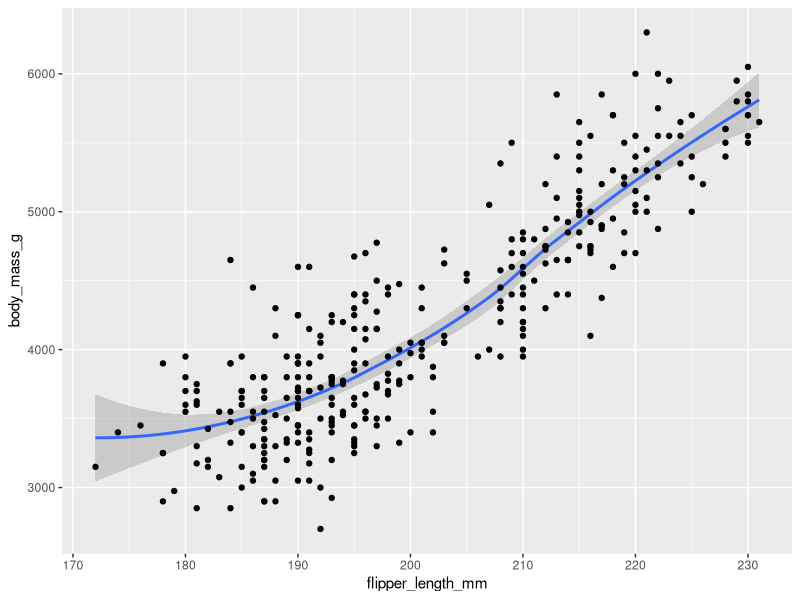
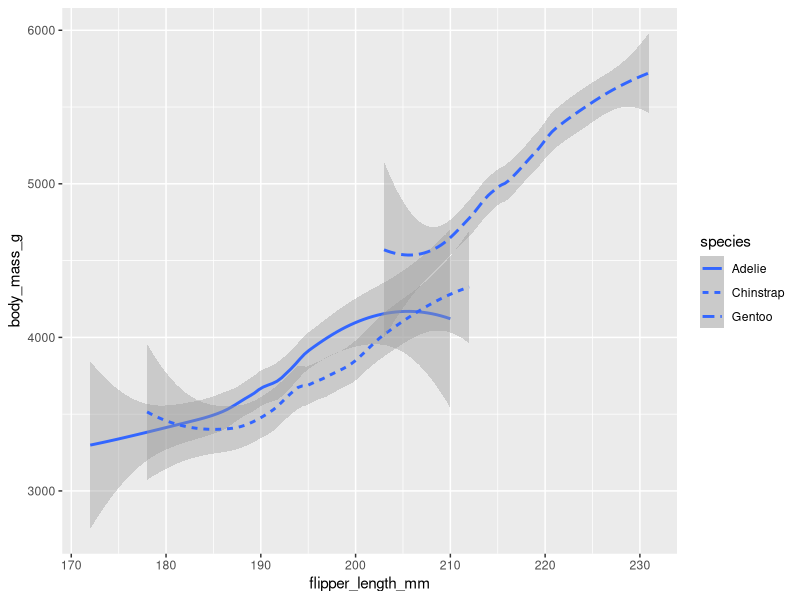
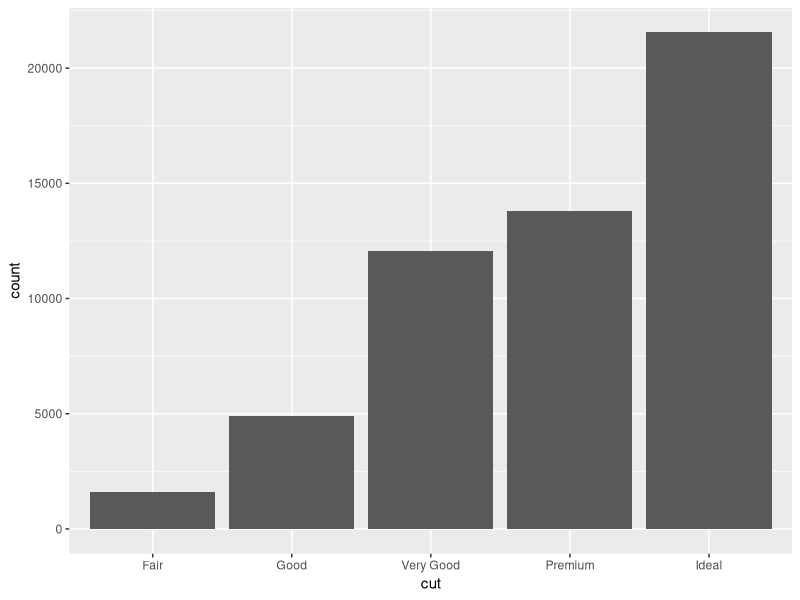

R code for these plots, in order:
library(ggplot2)
library(palmerpenguins)
ggplot(data = penguins)+
  geom_smooth(mapping = aes(x=flipper_length_mm,y=body_mass_g))+
  geom_point(mapping = aes(x=flipper_length_mm,y=body_mass_g))
ggplot(data = penguins)+
  geom_smooth(mapping = aes(x=flipper_length_mm,y=body_mass_g,linetype = species))
ggplot(data = diamonds)+
  geom_bar(mapping = aes(x=cut))
